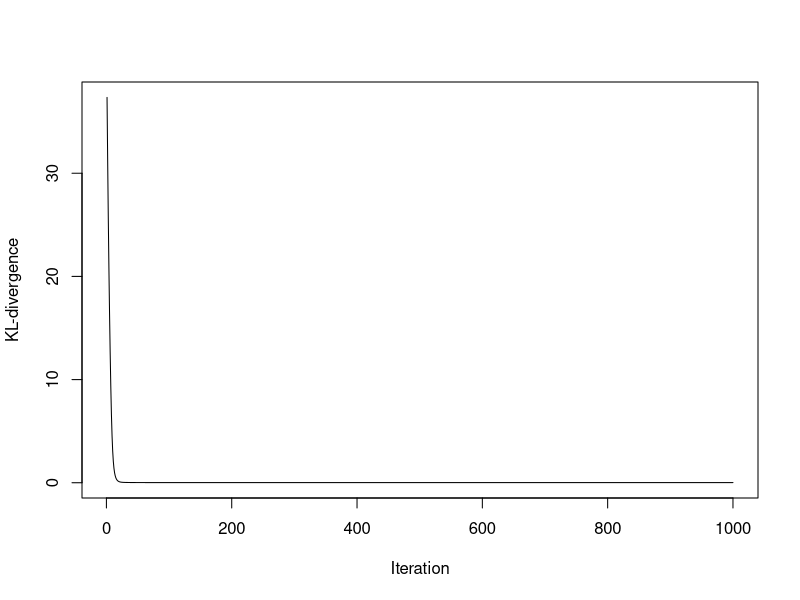

This chart was generated by the following R code:
# Function for calculating the generalised KL-divergence
gkl.dev <- function(x, y){
  if(length(x) != length(y)){
    stop("The input has different lengths.")
  }
  if(any(x < 0 | y < 0)){
    stop("The input is negative.")
  }
  r <- y 
  p <- which(x > 0)   # 0 log(0) = 0
  r[p] <- (x * (log(x) - log(y)) - x + y)[p]   
  return(sum(r))
}

gkl.dev.reg <- function(V, W, H, lambda, k, delta = 1){
  div <- gkl.dev(as.vector(V), as.vector(W %*% H))
  X <- t(W) %*% W + delta * diag(nrow = k) 
  return(div + lambda * log(det(X)))
}

normalize <- function(W, H){
  s <- colSums(W)
  list(W = t(t(W) / s), H = s * H)
}

# Min-Vol KL-NMF algorithm as described in Section 2.4.
MINVOLNMF = function(V, k, seed = 42, arrange = TRUE, tol = 1e-5, maxiter = 1000, lambda = 1e-2){
  m <- dim(V)[1]
  n <- dim(V)[2]
  eps <- 1e-10   # to avoid underflow
  
  div <- rep(0, length(seed)) 
  Wlist <- list()
  Hlist <- list()
  reslist <- list() 
  
  for(i in 1:length(seed)){
    set.seed(seed[i])
    gamma <- 1
    # Initialize W and H
    W <- matrix(stats::runif(m*k), nrow = m, ncol = k)  
    H <- matrix(stats::runif(k*n), nrow = k, ncol = n)  
    
    nm <- normalize(W, H)
    W <- nm$W
    H <- nm$H
    
    ones <- matrix(1, nrow = m, ncol = n) 
    
    obj <- rep(0, maxiter) 
    niter <- maxiter
    
    for(t in 1:maxiter){
      # Update of H
      WH <- W %*% H
      WH[WH <= 0] <- eps
      H <- H * (t(W) %*% (V / WH)) / (t(W) %*% ones)
      H[H <= 0] <- eps
      
      Y <- solve(t(W) %*% W + diag(nrow = k))
      
      Y_plus <- pmax(Y,0)
      Y_minus <- pmax(-Y,0)
      
      # Update of W 
      WH <- W %*% H
      WH[WH <= 0] <- eps
      
      Wup <- W * (((ones %*% t(H) - 4 * lambda * (W %*% Y_minus))^2 + (8 * lambda * W %*% (Y_plus + Y_minus)) * ((V / (WH)) %*% t(H)))^(1/2) - (ones %*% t(H) - 4 * lambda * W %*% Y_minus)) / (4 * lambda * W %*% (Y_plus + Y_minus) + eps)
      Wup[Wup <= 0] <- eps
      
      # Normalize
      nm <- normalize(Wup, H)
      Wnom <- nm$W
      Hnom <- nm$H
      
      # Line-search
      while (gkl.dev.reg(V, Wnom, Hnom, lambda, k) > gkl.dev.reg(V, W, H, lambda, k) &&
             gamma > eps) {
        gamma <- gamma * 0.8
        Wmix <- (1 - gamma) * W + gamma * Wup
        nm <- normalize(Wmix, H)
        Wnom <- nm$W
        Hnom <- nm$H
      }
      W <- Wnom
      H <- Hnom
        
      gamma <- min(1, gamma * 1.2)
      
      # Stopping Criterion
      obj[t] <- gkl.dev.reg(V, W, H, lambda, k)
      if(t > 1 && abs(obj[t-1] - obj[t]) / (abs(obj[t-1]) + eps) < 1e-9){
        niter <- t; 
        break}
    }
    
    # Normalization of W
    H <- colSums(W) * H
    W <- t(t(W) * 1/colSums(W))
    
    Wlist[[i]] <- W
    Hlist[[i]] <- H
    div[i] <- gkl.dev(as.vector(V), as.vector(W %*% H))
    reslist[[i]] <- list(iter = niter, objfn = obj[1:niter])
  }
  
  best <- which.min(div)
  W <- Wlist[[best]]
  H <- Hlist[[best]]
  
  # Permutation of the columns
  if(arrange == TRUE){
    idx <- order(rowSums(H), decreasing = TRUE)
    W <- W[, idx]
    H <- H[idx, ]
  }
  
  Output <- list()
  Output$W <- W
  Output$H <- H
  Output$gkl <- div[best]
  Output$iter <- reslist[[best]]$iter
  Output$objfn <- reslist[[best]]$objfn
  
  return(Output)
}




# Eksempel 1

A = matrix(c(1, 1, 0,
             2, 2, 0,
             0, 1, 2,
             0, 2, 3),
           nrow = 4, ncol = 3)

A = matrix(c(1, 1, 0,
             2, 2, 0,
             0, 1, 2,
             0, 2, 3),
           nrow = 4, ncol = 3, byrow = TRUE)

fit2 <- MINVOLNMF(A, k = 2, seed = 1:10, tol = 1e-8, maxiter = 1000)
fit2$iter

fit2$W %*% fit2$H

# Eksempel 2

V = matrix(c(20, 3, 24, 19,  2, 15,
             9, 14, 25, 30, 15, 10,
             30, 6, 12, 10, 11,  7,
             9, 27, 5, 11, 19, 15),
           nrow = 4, ncol = 6)

fit <- MINVOLNMF(V, k = 4, seed = 1:10, tol = 1e-8)


fit$W %*% fit$H

plot(fit$objfn,  type = "l", xlab = "Iteration", ylab = "KL-divergence")
fit$gkl
